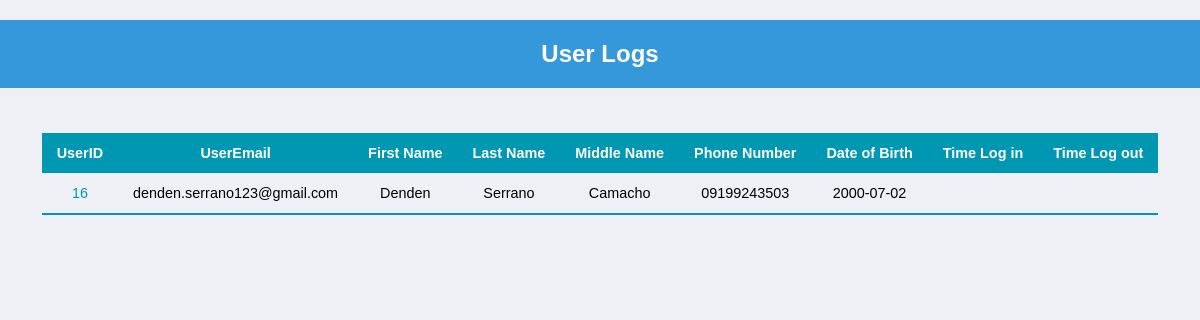
The page /user_logs.php on the database as committed earlier.
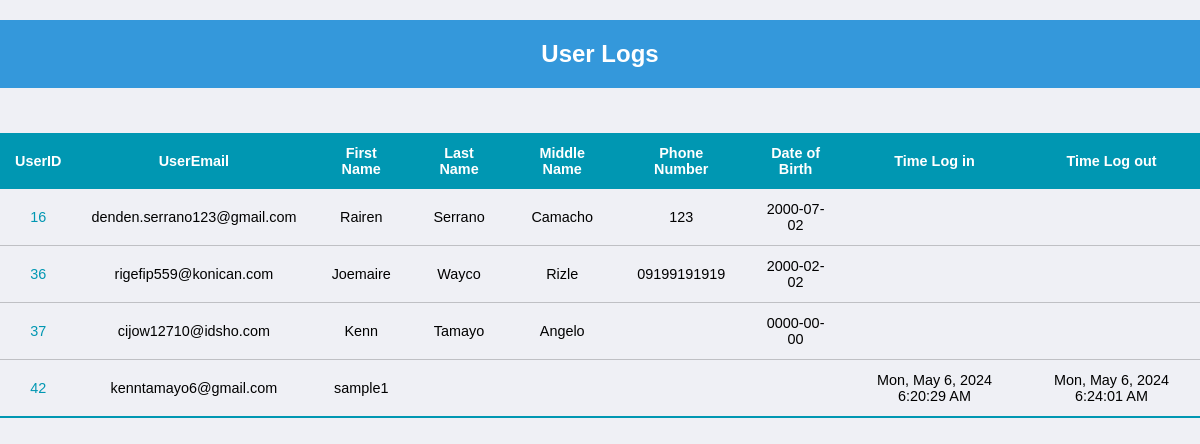
The same page on the database as committed later.
### tables this page shows
CREATE TABLE `account_details` (
  `account_id` int(11) NOT NULL,
  `UserID` int(11) DEFAULT NULL,
  `first_name` varchar(50) DEFAULT NULL,
  `last_name` varchar(50) DEFAULT NULL,
  `middle_name` varchar(50) DEFAULT NULL,
  `email` varchar(50) DEFAULT NULL,
  `phone_number` varchar(11) DEFAULT NULL,
  `date_of_birth` date DEFAULT NULL
);

CREATE TABLE `users` (
  `UserID` int(11) NOT NULL,
  `name` varchar(50) NOT NULL,
  `email` varchar(50) NOT NULL,
  `password` varchar(50) NOT NULL,
  `password_creation_date` date DEFAULT NULL,
  `code` text NOT NULL,
  `profile_picture` varchar(50) NOT NULL,
  `time_log_in` timestamp NULL DEFAULT NULL,
  `time_log_out` timestamp NULL DEFAULT NULL
);

### user_logs.php (the view, shortened to what this page needs)
<!DOCTYPE html>
<html lang="en">
<head>
    <link rel="stylesheet" href="css/style.css">
</head>
<body>
  <h2 class="newbook_header">User Logs</h2>
  <?php
include("dbconnect.php");
if (isset($_GET['userID'])) {
    $selectedUserID = $_GET['userID'];
    $sql = "SELECT u.UserID, u.email AS userEmail, ad.first_name, ad.last_name, ad.middle_name, ad.phone_number, ad.date_of_birth, u.time_log_in, u.time_log_out
            FROM users u
            JOIN account_details ad ON u.UserID = ad.UserID
            WHERE u.UserID = $selectedUserID";
    $result = mysqli_query($dbconnect, $sql);
    if ($result) {
        ?>
        <form method='post'>
            <div class="dashboard_container">
                <table class="dashboard_table">
                    <thead>
                        <tr>
                            <th>UserID</th>
                            <th>UserEmail</th>
                            <th>First Name</th>
                            <th>Last Name</th>
                            <th>Middle Name</th>
                            <th>Phone Number</th>
                            <th>Date of Birth</th>
                            <th>Time Log in </th>
                            <th>Time log out</th>
                        </tr>
                    </thead>
                    <tbody>
                        <?php
                        while ($row = mysqli_fetch_assoc($result)) {
                            ?>
                            <tr>
                                <td><a class="userid_link" href='borrowedbooks_management.php?userID=<?php echo $row['UserID']; ?>'><?php echo $row['UserID']; ?></a></td>
                                <td><?php echo $row['userEmail']; ?></td>
                                <td><?php echo $row['first_name']; ?></td>
                                <td><?php echo $row['last_name']; ?></td>
                                <td><?php echo $row['middle_name']; ?></td>
                                <td><?php echo $row['phone_number']; ?></td>
                                <td><?php echo $row['date_of_birth']; ?></td>
                                <td><?php echo $row['time_log_in']; ?></td>
                                <td><?php echo $row['time_log_out']; ?></td>
                            </tr>
                            <?php
                        }
                        ?>
                    </tbody>
                </table>
            </div>
        </form>
        <?php
    } else {
        echo "Error: " . mysqli_error($dbconnect);
    }
} else {
    $sqlAllUsers = "SELECT u.UserID, u.email AS userEmail, ad.first_name, ad.last_name, ad.middle_name, ad.phone_number, ad.date_of_birth, u.time_log_in, u.time_log_out
                    FROM users u
                    JOIN account_details ad ON u.UserID = ad.UserID";
    $resultAllUsers = mysqli_query($dbconnect, $sqlAllUsers);
    if ($resultAllUsers) {
        ?>
        <form method='post'>
            <div class="dashboard_container">
                <table class="dashboard_table">
                    <thead>
                        <tr>
                            <th>UserID</th>
                            <th>UserEmail</th>
                            <th>First Name</th>
                            <th>Last Name</th>
                            <th>Middle Name</th>
                            <th>Phone Number</th>
                            <th>Date of Birth</th>
                            <th>Time Log in </th>
                            <th>Time Log out</th>
                        </tr>
                    </thead>
                    <tbody>
                        <?php
                        while ($rowAllUsers = mysqli_fetch_assoc($resultAllUsers)) {
                            ?>
                            <tr>
                                <td><a class="userid_link" href='borrowedbooks_management.php?userID=<?php echo $rowAllUsers['UserID']; ?>'><?php echo $rowAllUsers['UserID']; ?></a></td>
                                <td><?php echo $rowAllUsers['userEmail']; ?></td>
                                <td><?php echo $rowAllUsers['first_name']; ?></td>
                                <td><?php echo $rowAllUsers['last_name']; ?></td>
                                <td><?php echo $rowAllUsers['middle_name']; ?></td>
                                <td><?php echo $rowAllUsers['phone_number']; ?></td>
                                <td><?php echo $rowAllUsers['date_of_birth']; ?></td>
                                <td><?php echo !empty($rowAllUsers['time_log_in']) ? date('D, M j, Y g:i:s A', strtotime($rowAllUsers['time_log_in'])) : ''; ?></td>
                                <td><?php echo !empty($rowAllUsers['time_log_out']) ? date('D, M j, Y g:i:s A', strtotime($rowAllUsers['time_log_out'])) : ''; ?></td>
                            <?php
                        }
                        ?>
                    </tbody>
                </table>
            </div>
        </form>
        <?php
    } else {
        echo "Error: " . mysqli_error($dbconnect);
    }
}
?>
</body>
</html>

Rows that differ between the two databases and show on the page:
changed account_details "Serrano": first_name "Denden" → "Rairen"; phone_number "09199243503" → "123"
added account_details: UserID.UserID "36", UserID.email "rigefip559@konican.com", first_name "Joemaire", last_name "Wayco", middle_name "Rizle", phone_number "09199191919", date_of_birth "2000-02-02"
added account_details: UserID.UserID "37", UserID.email "cijow12710@idsho.com", first_name "Kenn", last_name "Tamayo", middle_name "Angelo", date_of_birth "0000-00-00"
added account_details: UserID.UserID "42", UserID.email "kenntamayo6@gmail.com", first_name "sample1", UserID.time_log_in "Mon, May 6, 2024 6:20:29 AM", UserID.time_log_out "Mon, May 6, 2024 6:24:01 AM"
